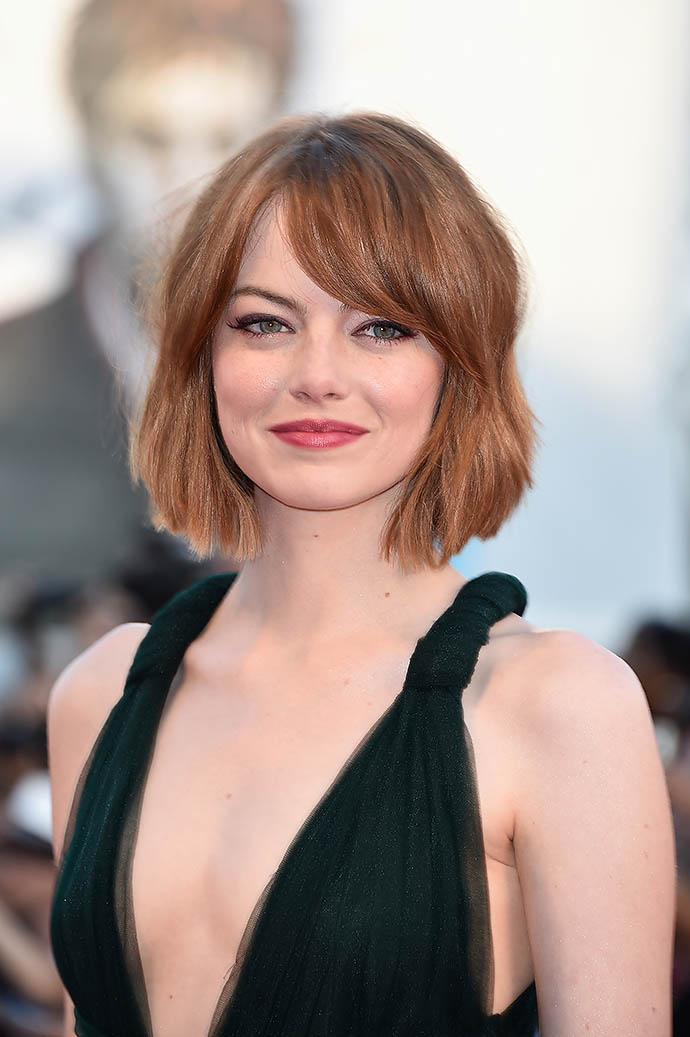
#> input picture images/emma.jpeg, 690 x 1037 px
$ python main.py
#> lines starting #> are read from the running program, lines starting #| are printed output that depends on the picture; after the words box and inside, x2 and y2 are one past the last pixel; in counts of white or black regions, pixels touching at a corner belong together
### utils.py
from cv2 import cv2
import numpy as np
import matplotlib.pyplot as plt

def read_image(path):
#> called with path = 'images/emma.jpeg'
    rgb_image = cv2.cvtColor(cv2.imread(path), cv2.COLOR_BGR2GRAY)
#> rgb_image: shape (1037, 690); min 0, max 255, mean 150.3
    return rgb_image

def show_image(img):
    plt.imshow(img, cmap='gray')
    plt.axis('off')
    plt.show()

def save_image(img, name):
    cv2.imwrite(name, img)

### core.py
import numpy as np
from cv2 import cv2
import itertools
from two_pass_connected_components_labeling import two_pass_connected_components

def calc_grad_img(img):
    y_filter = np.array(([-1, -2, -1],
                        [0, 0, 0],
                        [1, 2, 1]))
    x_filter = y_filter.T
    grad_y = cv2.filter2D(img, ddepth=-1, kernel=y_filter)
    grad_x = cv2.filter2D(img, ddepth=-1, kernel=x_filter)
    return grad_x, grad_y

def non_maximum_suppression(magnitude_img, angles):
    pi_8 = 180/8
    angles = np.where((-180 <= angles) & (angles < -180 + pi_8), -angles, angles)
    clear_img = np.zeros_like(magnitude_img)
    cropped_angles = angles[1:-1, 1:-1]
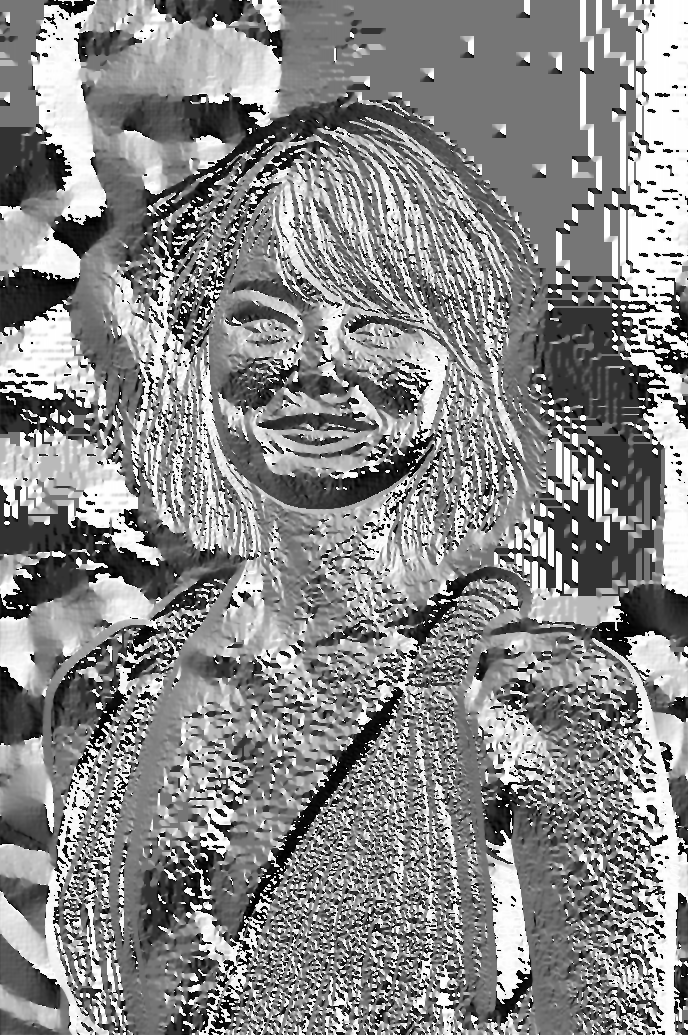
#> cropped_angles: shape (1035, 688) float32; min -157.5, max 180, mean 24.2; drawn with min black and max white

    directions = {0:{'angles':(0, 180), 'pixels':[(0,-1), (0, 1)]},
                  1:{'angles':(-45, 135), 'pixels':[(1,-1), (-1, 1)]},
                  2:{'angles':(90, -90), 'pixels':[(1,0), (-1, 0)]},
                  3:{'angles':(-135, 45), 'pixels':[(-1,-1), (1, 1)]}}

    for dir in directions.values():
        line = np.where(((dir['angles'][0] + pi_8 > cropped_angles)&(cropped_angles >= dir['angles'][0] - pi_8))
                               |((dir['angles'][1] + pi_8 > cropped_angles)&(cropped_angles >= dir['angles'][1] - pi_8)))
        lines_y = line[0] + 1
        lines_x = line[1] + 1
        temp = np.maximum(magnitude_img[lines_y + dir['pixels'][0][0], lines_x + dir['pixels'][0][1]],
                          magnitude_img[lines_y + dir['pixels'][1][0], lines_x + dir['pixels'][1][1]])
        idxs_change_vals = np.where(magnitude_img[lines_y, lines_x] > temp)[0]
        clear_img[lines_y[idxs_change_vals], lines_x[idxs_change_vals]] = magnitude_img[lines_y[idxs_change_vals], lines_x[idxs_change_vals]]
#> this loop made 4 passes
#> line on passes 1 to 4: 292803 positions, rows 0 to 1034, columns 0 to 687, 131135 positions, rows 0 to 1034, columns 0 to 687, 145426 positions, rows 0 to 1034, columns 0 to 687, 142716 positions, rows 0 to 1034, columns 0 to 687
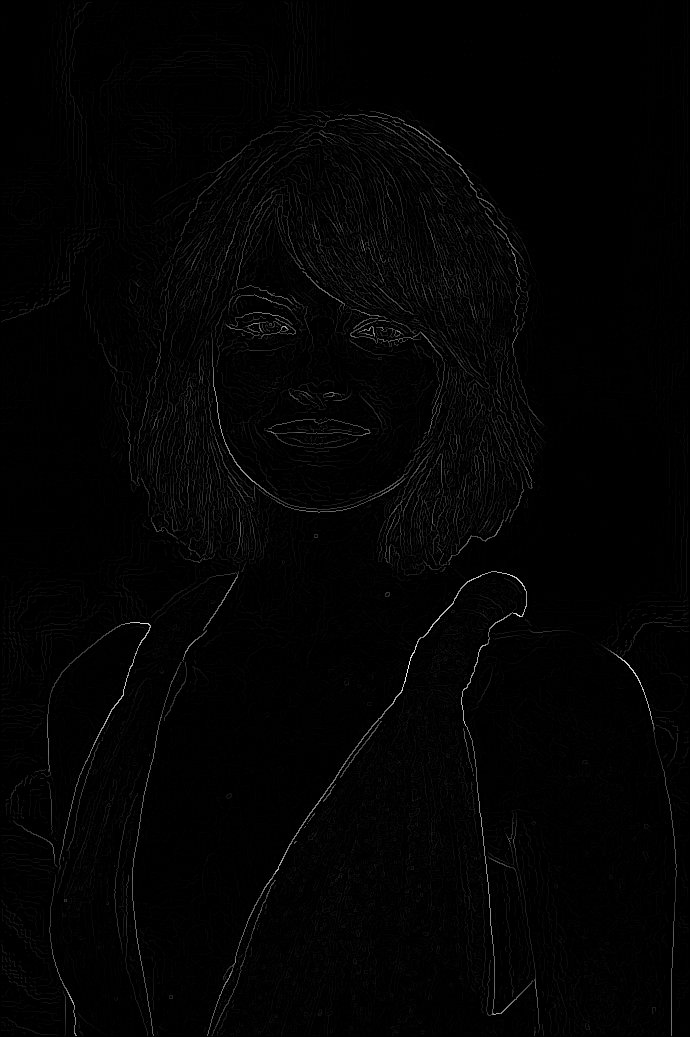
#> clear_img: shape (1037, 690) float32; min 0, max 528.3, mean 6.3; drawn with min black and max white
    return clear_img

# [27 lines left out: function hysteresis_v1, not called in this run]

def hysteresis_v2(img, upper_thr, lower_thr):
    strong_and_weak = np.where(img > lower_thr, 1, 0)
    painted = two_pass_connected_components(strong_and_weak)
    strong_pixels = np.where(img > upper_thr)
    colors = painted[strong_pixels[0], strong_pixels[1]]
    pixels = np.isin(painted, colors) * 255
    return pixels

def canny_edge_detection(img, upper_thr, lower_thr, kernel_size_blur, sigma_blur):
    img_smooth = cv2.GaussianBlur(img.astype(np.float32), (kernel_size_blur, kernel_size_blur), sigma_blur)
    grad_x, grad_y = calc_grad_img(img_smooth)
    magnitude_img = np.sqrt(np.power(grad_x, 2) + np.power(grad_y, 2))
    angles = np.degrees(np.arctan2(grad_y, grad_x))
    img = non_maximum_suppression(magnitude_img, angles)
    upper_bound = magnitude_img.max()*upper_thr
#> upper_bound = 95.09
    lower_bound = magnitude_img.max()*lower_thr
#> lower_bound = 31.7
    img = hysteresis_v2(img, upper_bound, lower_bound)
#> in hysteresis_v2, `strong_and_weak = np.where(img > lower_thr, 1, 0)`: strong_and_weak: shape (1037, 690) int64; values 0 (black) and 1 (white), 5.3% white in thin lines or dots
    return img


### two_pass_connected_components_labeling.py

from disjoint_structure import DisjointStructure
from utils import *


def check_connectivity(img, x, y, conn=8):
    connections = [[y-1, x-1],[y-1, x],[y-1, x+1], [y, x-1]]

    if conn == 4:
        connections = [connections[1], connections[3]]

    neighbors = []
    min_neighbor = None
    for y_d, x_d in connections:
        if img[y_d, x_d] > 0:
            if img[y_d, x_d] > 1:
                neighbors.append(img[y_d, x_d])
                if min_neighbor is None or min_neighbor > img[y_d, x_d]:
                    min_neighbor = img[y_d, x_d]
    return min_neighbor, neighbors


def two_pass_connected_components(img):
    ds = DisjointStructure()
    img = np.pad(img, ((1, 1), (1, 1)))
    for y in range(1, img.shape[0]-1):
        for x in range(1,img.shape[1]-1):
            if img[y,x] != 0:
                min_neighbor, neighbors = check_connectivity(img, x, y)
                if min_neighbor is not None:
                    img[y, x] = min_neighbor
                    for neighbor in neighbors:
                        ds.union(neighbor, min_neighbor)
                else:
                    img[y, x] = ds.max_value + 1
                    ds.make_set(ds.max_value + 1)
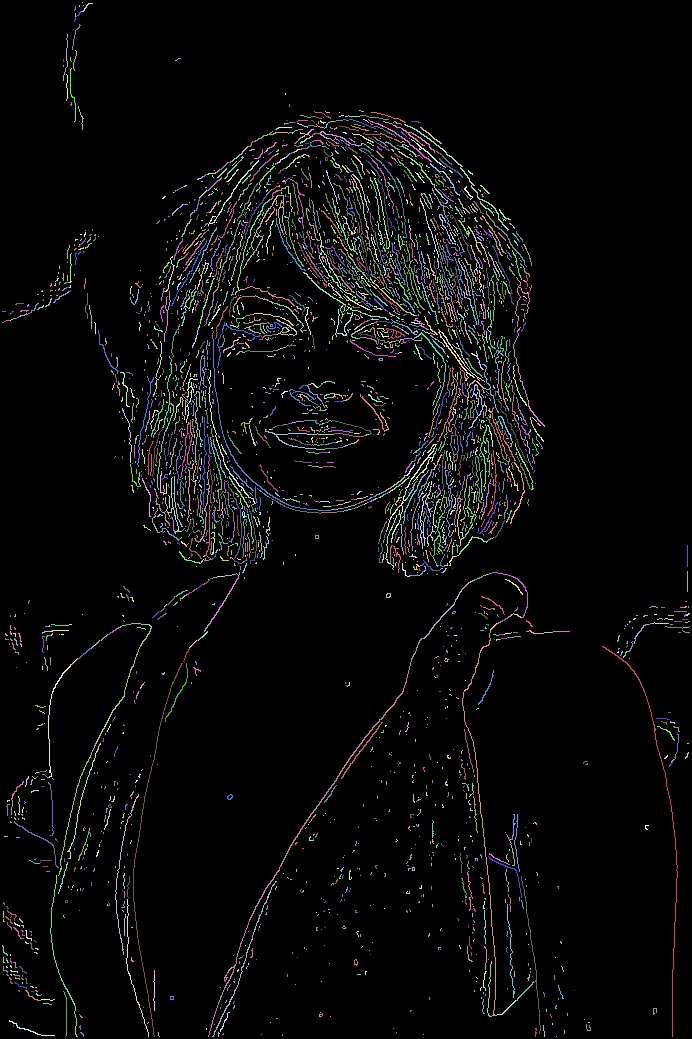
#> img: shape (1039, 692) int64; 3503 distinct labels, from 0 to 3503; one colour per label, 0 black
    for y in range(1, img.shape[0]-1):
        for x in range(1,img.shape[1]-1):
            if img[y,x] != 0:
               img[y,x]= ds.find(img[y,x])
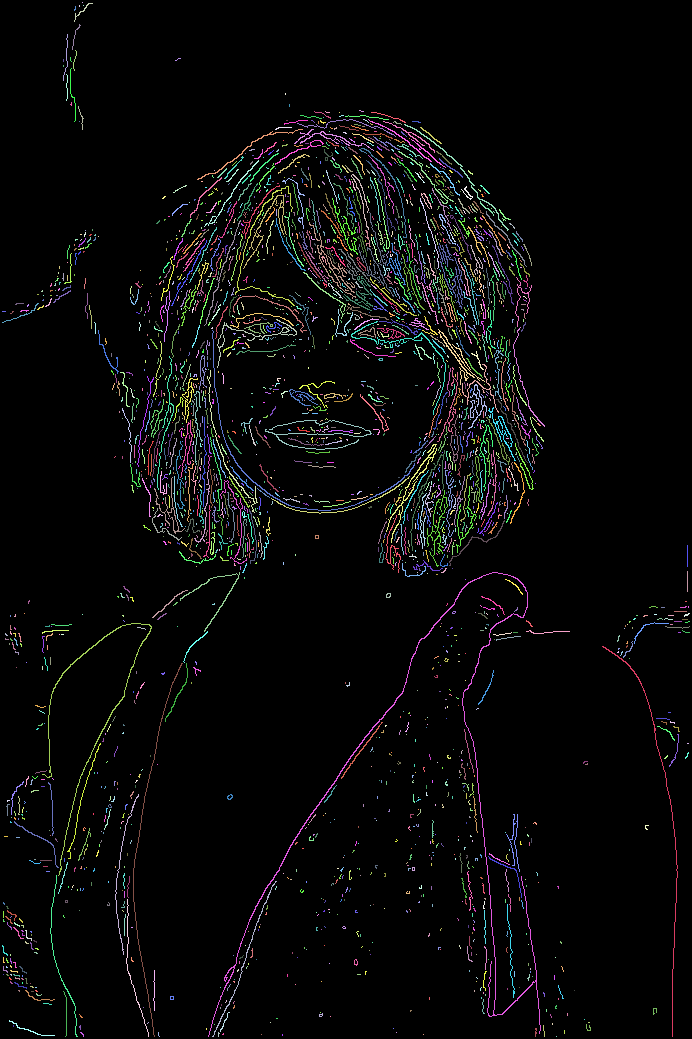
#> img: shape (1039, 692) int64; 2540 distinct labels, from 0 to 3503; one colour per label, 0 black

    return img[1:-1,1:-1]
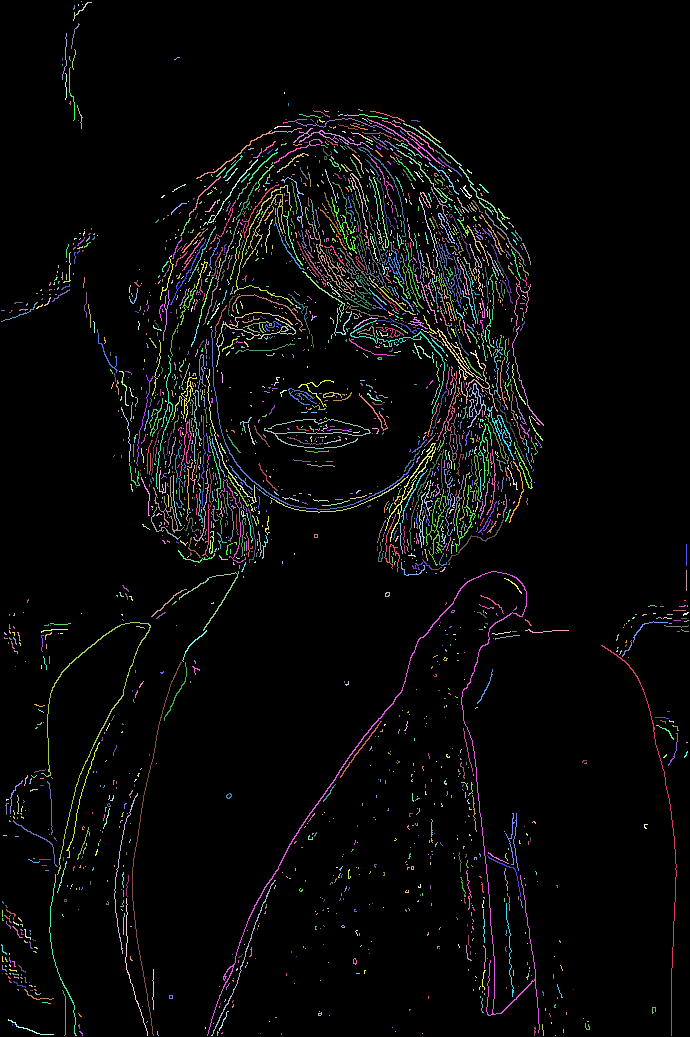
#> returned value: shape (1037, 690) int64; 2540 distinct labels, from 0 to 3503; one colour per label, 0 black


# [5 lines that do not run on import are left out]

### disjoint_structure.py

class Node:
    def __init__(self, val, rank, parent):
        self.val = val
        self.rank = rank
        self.parent = parent


class DisjointStructure:
    def __init__(self):
        self.data = {}
        self.max_value = 1

    def make_set(self, x):
        self.data[x] = Node(x, 0, x)
        if self.max_value < x:
            self.max_value = x

    def find(self, x):
        while x != self.data[x].parent:
            self.data[x].parent = self.data[self.data[x].parent].parent
            self.data[x].val = self.data[self.data[x].parent].val
            x = self.data[x].parent
        return x

    def union(self, x, y):
        x, y = self.find(x), self.find(y)
        if self.data[x].rank < self.data[y].rank:
            x, y = y,x

        self.data[y].parent = x
        if self.data[x].rank == self.data[y].rank:
            self.data[x].rank += 1

# [7 lines that do not run on import are left out]

### main.py
from core import canny_edge_detection
import argparse
from utils import read_image, save_image, show_image


if __name__ == '__main__':
    parser = argparse.ArgumentParser()
    parser.add_argument('--kernel_size', type=int, default=5, help='kernel size for blur image')
    parser.add_argument('--sigma', type=int, default=1, help='sigma for blur image')
    parser.add_argument('--lower_thr', type=float, default=0.06, help="% of max value after NMS. It's lower threshold for hysteresis")
    parser.add_argument('--upper_thr', type=float, default=0.18, help="% of max value after NMS. It's upper threshold for hysteresis")
    args = parser.parse_args()

    img = read_image('images/emma.jpeg')
    res_img = canny_edge_detection(img, args.upper_thr, args.lower_thr, args.kernel_size, args.sigma)
#> in hysteresis_v2, `strong_pixels = np.where(img > upper_thr)`: strong_pixels = 9644 positions, rows 112 to 1035, columns 24 to 676
#> in hysteresis_v2, `colors = painted[strong_pixels[0], strong_pixels[1]]`: colors = 9644 values, max 3493 at index 9631, min 24 at index 18, mean 1899.6
#> in hysteresis_v2, `pixels = np.isin(painted, colors) * 255`:
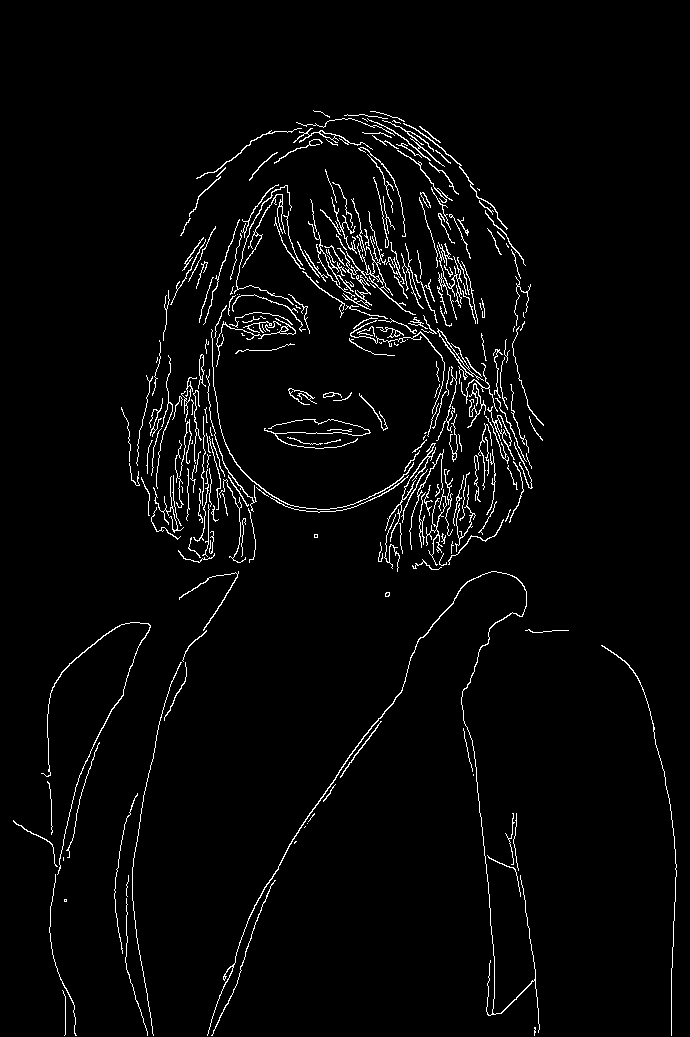
#> pixels: shape (1037, 690) int64; 3% white in thin lines or dots, all inside (x1, y1, x2, y2) = (13, 110, 677, 1036)
    show_image(res_img)
    save_image(res_img, 'result/result_img.jpeg')
